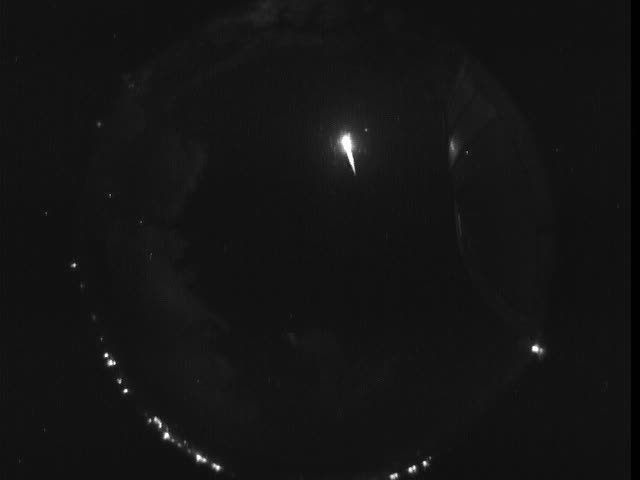
%> input picture bright.jpg, 640 x 480 px
$ octave meteor_detection.m   (GNU Octave 9; MATLAB toolbox functions it lacks are replaced by stand-ins)
%> lines starting %> are read from the running program, lines starting %| are printed output that depends on the picture; in (x1, y1, x2, y2) boxes, pixels count from 0 and x2, y2 are one past the last pixel; in counts of white or black regions, pixels touching at a corner belong together; the program's own positions count from 1
### imoverlay.m
function out = imoverlay(in, mask, color)
%IMOVERLAY Create a mask-based image overlay.
%   OUT = IMOVERLAY(IN, MASK, COLOR) takes an input image, IN, and a binary
%   image, MASK, and produces an output image whose pixels in the MASK
%   locations have the specified COLOR.
%
%   IN should be a grayscale or an RGB image of class uint8, uint16, int16,
%   logical, double, or single.  If IN is double or single, it should be in
%   the range [0, 1].  If it is not in that range, you might want to use
%   mat2gray to scale it into that range.
%
%   MASK should be a two-dimensional logical matrix.
%
%   COLOR should be a 1-by-3 vector of values in the range [0, 1].  [0 0 0]
%   is black, and [1 1 1] is white.
%
%   OUT is a uint8 RGB image.
%
%   Examples
%   --------
%   Overlay edge detection result in green over the original image.
%
%       I = imread('cameraman.tif');
%       bw = edge(I, 'canny');
%       rgb = imoverlay(I, bw, [0 1 0]);
%       imshow(rgb)
%
%   Treating the output of peaks as an image, overlay the values greater than
%   7 in red.  The output of peaks is not in the usual grayscale image range
%   of [0, 1], so use mat2gray to scale it.
%
%       I = peaks;
%       mask = I > 7;
%       rgb = imoverlay(mat2gray(I), mask, [1 0 0]);
%       imshow(rgb, 'InitialMagnification', 'fit')

%   Steven L. Eddins
%   Copyright 2006-2012 The MathWorks, Inc.

% If the user doesn't specify the color, use white.
DEFAULT_COLOR = [1 1 1];
if nargin < 3
    color = DEFAULT_COLOR;
end

% Force the 2nd input to be logical.
mask = (mask ~= 0);

% Make the uint8 the working data class.  The output is also uint8.
in_uint8 = im2uint8(in);
color_uint8 = im2uint8(color);

% Initialize the red, green, and blue output channels.
if ndims(in_uint8) == 2
    % Input is grayscale.  Initialize all output channels the same.
    out_red   = in_uint8;
    out_green = in_uint8;
    out_blue  = in_uint8;
else
    % Input is RGB truecolor.
    out_red   = in_uint8(:,:,1);
    out_green = in_uint8(:,:,2);
    out_blue  = in_uint8(:,:,3);
end

% Replace output channel values in the mask locations with the appropriate
% color value.
out_red(mask)   = color_uint8(1);
out_green(mask) = color_uint8(2);
out_blue(mask)  = color_uint8(3);

% Form an RGB truecolor image by concatenating the channel matrices along
% the third dimension.
out = cat(3, out_red, out_green, out_blue);

### meteor_detection.m
%% Import Images
img2 = imread('bright.jpg');
%> img2 is the input picture: size 480x640x3 uint8; min 1, max 255, mean 20

%% Convert to Grey/Binary
img2gray = rgb2gray(img2);

%% Remove noise
nonoise = medfilt2(img2gray);
imshow(nonoise)

%% Crop image
cropped = imcrop(nonoise, [135 61 361 356]);
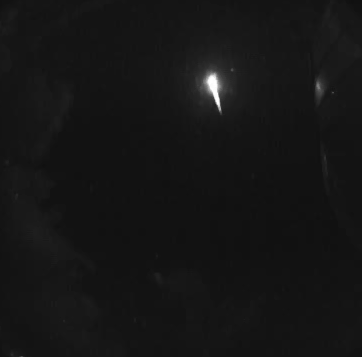
%> cropped: size 357x362 uint8; min 16, max 255, mean 21.5

%% Threshold image
imgThresh2 = cropped > 100;
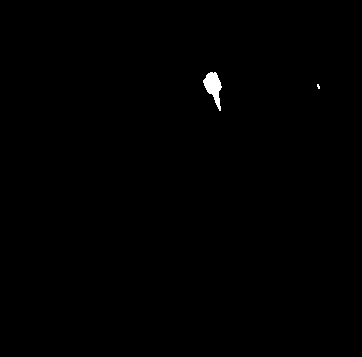
%> imgThresh2: size 357x362 logical; 0.3% white; 2 white regions (1 under 20 px), largest, box (x1, y1, x2, y2) and area: (203, 72, 222, 111) 378
imshow(imgThresh2);

%% Fill in images and clean up noise
imgFilled = bwareaopen(imgThresh2, 10);
imshow(imgFilled);

%% Overlay images
imgBoth = imoverlay(cropped, imgFilled, [1 0 0]);
%> in imoverlay, `out_red(mask)   = color_uint8(1);`:
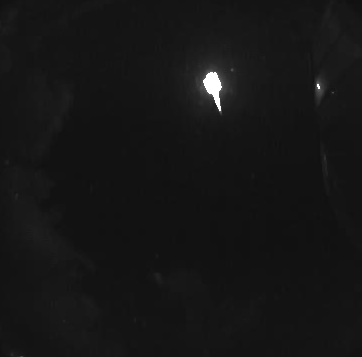
%> out_red: size 357x362 uint8; 0.29% of pixels changed, all inside (x1, y1, x2, y2) = (203, 72, 320, 111)
%> in imoverlay, `out_green(mask) = color_uint8(2);`:
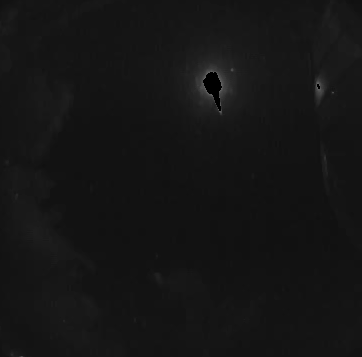
%> out_green: size 357x362 uint8; 0.3% of pixels changed, all inside (x1, y1, x2, y2) = (203, 72, 320, 111)
imshow(imgBoth);

$ run again, with dim.jpg copied over bright.jpg
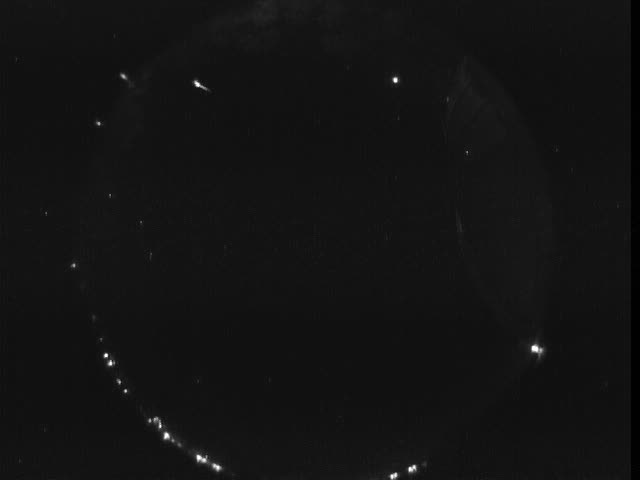
%> input picture dim.jpg, 640 x 480 px
%> img2 is the input picture: size 480x640x3 uint8; min 0, max 255, mean 19
%> `cropped = imcrop(nonoise, [135 61 361 356]);`:
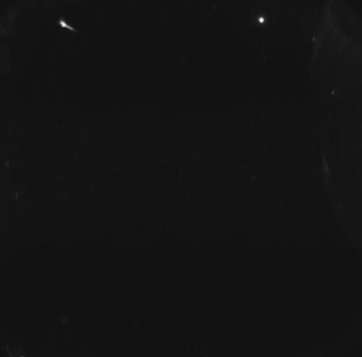
%> cropped: size 357x362 uint8; min 16, max 255, mean 18.7
%> imgThresh2: size 357x362 logical; 0.05% white; 2 white regions, box (x1, y1, x2, y2) and area: (60, 21, 71, 29) 37, (259, 17, 264, 23) 26
%> out_red: size 357x362 uint8; 0.05% of pixels changed, all inside (x1, y1, x2, y2) = (60, 17, 264, 29)
